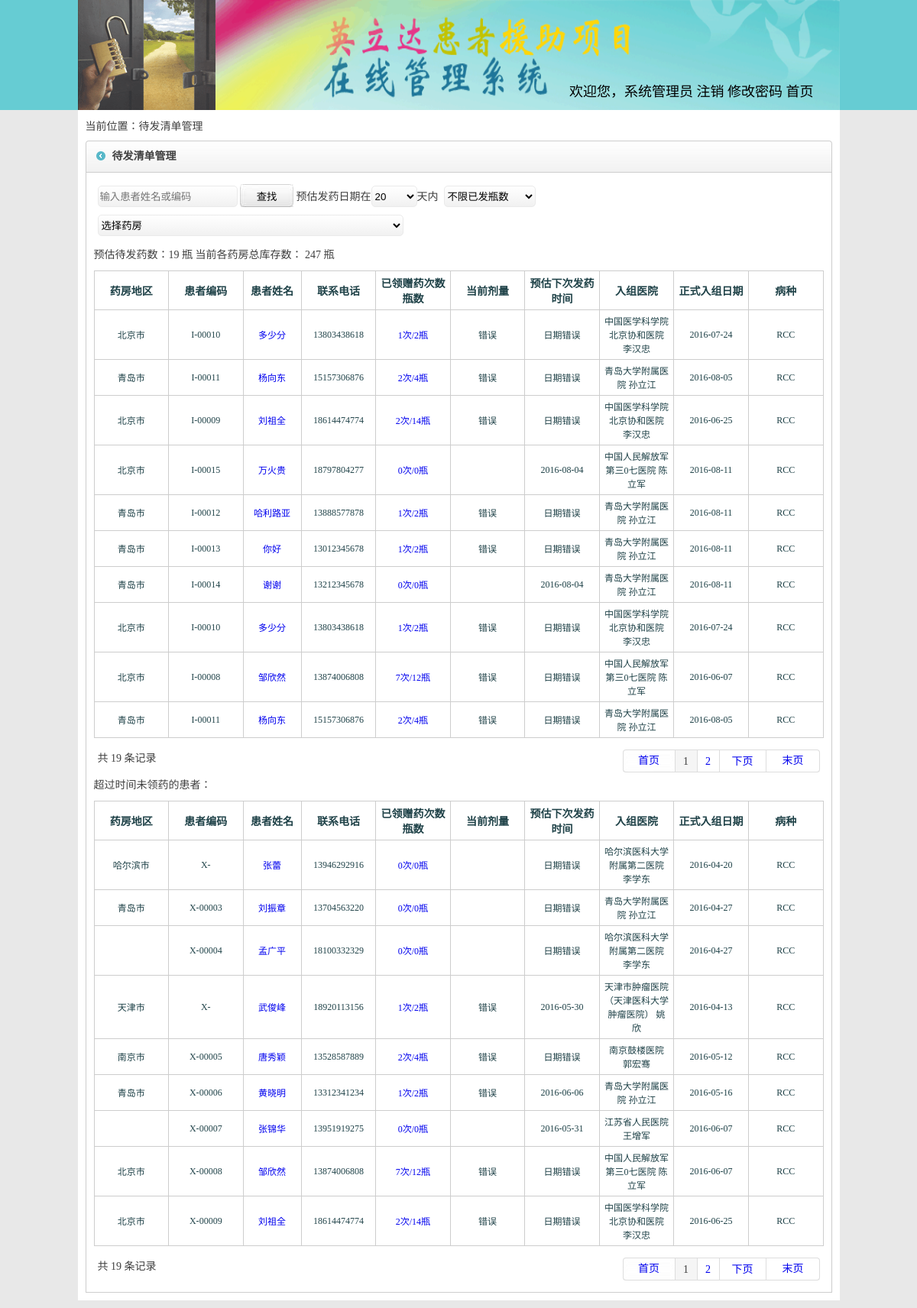
The app's page /cfcdfqdgl.php (signed in) with its own data.
### tables this page shows
CREATE TABLE `xclyrq` (
  `id` int(11) NOT NULL,
  `hzhid` varchar(100) NOT NULL,
  `xclyrq` varchar(100) NOT NULL
);

CREATE TABLE `yf` (
  `id` int(100) NOT NULL,
  `yfmch` varchar(100) NOT NULL,
  `yfdzh` varchar(100) NOT NULL,
  `yfdh` varchar(100) NOT NULL,
  `yfshj` varchar(100) NOT NULL,
  `yfchzh` varchar(100) NOT NULL,
  `yfemail` varchar(100) NOT NULL,
  `shfzt` varchar(100) NOT NULL,
  `bzh` varchar(100) DEFAULT NULL,
  `yfkcrl` varchar(100) NOT NULL,
  `yfsheng` varchar(100) NOT NULL,
  `yfzhdysh` varchar(100) NOT NULL,
  `yfshengjx` varchar(100) NOT NULL,
  `yfyshname` varchar(100) NOT NULL,
  `yfshi` varchar(100) NOT NULL,
  `yfshijx` varchar(100) NOT NULL,
  `yfqu` varchar(100) NOT NULL,
  `yfqujx` varchar(100) NOT NULL,
  `yfzhdyshyzh` varchar(100) NOT NULL,
  `yfshqysh` varchar(100) NOT NULL,
  `yfshqyshyzh` varchar(100) NOT NULL,
  `yfzhdyshxb` varchar(100) NOT NULL,
  `yfshqyshdh` varchar(100) NOT NULL,
  `pxb` varchar(100) DEFAULT NULL,
  `pxrq` varchar(100) DEFAULT NULL,
  `newtime` varchar(100) NOT NULL DEFAULT '' COMMENT '新增时间',
  `bgsj` varchar(255) NOT NULL COMMENT '办公时间',
  `swsj` varchar(255) NOT NULL COMMENT '上午时间',
  `xwsj` varchar(255) NOT NULL COMMENT '下午时间',
  `zhdyshnl` varchar(255) DEFAULT '',
  `yfshqyshnl` varchar(255) DEFAULT '',
  `yfshqyshxb` varchar(255) DEFAULT '',
  `yfshqyshshj` varchar(255) DEFAULT '',
  `yfshqyshemail` varchar(255) DEFAULT '',
  `yfshqyshbarq` varchar(255) DEFAULT ''
);

CREATE TABLE `zyff` (
  `id` int(100) NOT NULL,
  `hzhid` int(100) DEFAULT NULL,
  `lycsh` varchar(100) DEFAULT NULL,
  `lyshl` varchar(100) DEFAULT NULL,
  `fyshl` varchar(100) DEFAULT NULL,
  `fyjl` varchar(100) DEFAULT NULL,
  `fyqshyl` varchar(100) DEFAULT NULL,
  `jhkpshl` varchar(100) DEFAULT NULL,
  `jhshyyyshl` varchar(100) DEFAULT NULL,
  `lyr` varchar(100) DEFAULT NULL,
  `gx` varchar(100) DEFAULT NULL,
  `lyrzhjhm` varchar(100) DEFAULT NULL,
  `rzyy` varchar(100) DEFAULT NULL,
  `zhshrzrq` varchar(100) DEFAULT NULL,
  `ygxcfyrq` varchar(100) DEFAULT NULL,
  `ygshcyyjshrq` varchar(100) DEFAULT NULL,
  `ygbcyykshrq` varchar(100) DEFAULT NULL,
  `bzh` varchar(100) DEFAULT NULL,
  `fyr` varchar(100) DEFAULT NULL,
  `yfmch` varchar(100) DEFAULT NULL,
  `fyrq` varchar(100) DEFAULT NULL,
  `ypph` varchar(100) DEFAULT NULL,
  `jhkpgg` varchar(100) DEFAULT NULL,
  `kpzht` varchar(100) DEFAULT NULL,
  `yyzht` varchar(100) DEFAULT NULL,
  `tshqk` varchar(100) DEFAULT NULL,
  `jlshjch` varchar(100) DEFAULT NULL,
  `kpdbpc` varchar(100) DEFAULT NULL,
  `yydbpc` varchar(100) DEFAULT NULL,
  `shdzhm` varchar(100) DEFAULT NULL,
  `zhjmch` varchar(100) DEFAULT NULL,
  `shouquanid` varchar(100) DEFAULT NULL,
  `hzhbzh` varchar(100) DEFAULT NULL,
  `shfyfp` varchar(100) DEFAULT NULL,
  `zfykpshl` varchar(100) DEFAULT NULL,
  `yyyf` varchar(100) DEFAULT NULL COMMENT '用药用法',
  `zyffzht` varchar(200) DEFAULT NULL,
  `pshu1` varchar(10) DEFAULT NULL,
  `pihao2` varchar(20) DEFAULT NULL,
  `pshu2` varchar(10) DEFAULT NULL
);

CREATE TABLE `yyyshdq` (
  `id` int(100) NOT NULL,
  `sheng` varchar(100) NOT NULL,
  `shengjx` varchar(10) NOT NULL,
  `yymch` varchar(100) NOT NULL,
  `yymchjx` varchar(100) NOT NULL,
  `yyksh` varchar(100) DEFAULT NULL,
  `zhdysh` varchar(100) NOT NULL,
  `zhdyshdh` varchar(100) NOT NULL,
  `zhdyshyzh` varchar(100) NOT NULL,
  `shqysh1` varchar(100) DEFAULT NULL,
  `shqyshyzh1` varchar(100) DEFAULT NULL,
  `shqyshdh1` varchar(100) DEFAULT NULL,
  `shqysh2` varchar(100) DEFAULT NULL,
  `shqyshyzh2` varchar(100) DEFAULT NULL,
  `shqyshdh2` varchar(100) DEFAULT NULL,
  `shqysh3` varchar(100) DEFAULT NULL,
  `shqyshyzh3` varchar(100) DEFAULT NULL,
  `shqyshdh3` varchar(100) DEFAULT NULL,
  `yshpxqsh` varchar(100) NOT NULL,
  `yshpxrq` varchar(100) NOT NULL,
  `yydhz` varchar(100) NOT NULL,
  `yhszht` varchar(100) NOT NULL,
  `yyzhdyf` varchar(100) NOT NULL,
  `shfjshhf` varchar(100) NOT NULL,
  `shi` varchar(100) NOT NULL,
  `shijx` varchar(100) NOT NULL,
  `qu` varchar(100) NOT NULL,
  `qujx` varchar(100) NOT NULL,
  `zhlbzh` varchar(100) DEFAULT NULL,
  `zhdyshdh2` varchar(255) DEFAULT '',
  `zhdyshemail` varchar(255) DEFAULT '',
  `shqyshemail` varchar(255) DEFAULT ''
);

CREATE TABLE `hzh` (
  `id` int(100) NOT NULL,
  `shqid` varchar(100) DEFAULT NULL,
  `hzhid` varchar(100) DEFAULT NULL,
  `shqzht` varchar(100) NOT NULL DEFAULT '录入中' COMMENT '审核状态 -审核,审核通过,代办入组,入组,出组,锁定,解锁,停止申请,拒绝',
  `hzhxm` varchar(100) DEFAULT NULL,
  `zhjlx` varchar(100) DEFAULT NULL,
  `zhjhm` varchar(100) DEFAULT NULL,
  `shqbzh` varchar(100) DEFAULT NULL,
  `shhdchshftg` varchar(100) DEFAULT NULL,
  `shqyy` varchar(100) DEFAULT NULL,
  `shhyj` varchar(100) DEFAULT NULL,
  `rzyy` varchar(100) DEFAULT NULL,
  `zhzhyy` varchar(100) DEFAULT NULL,
  `zhzhzhdysh` varchar(100) DEFAULT NULL,
  `hzhtxdzh` varchar(100) DEFAULT NULL,
  `hzhshj` varchar(100) DEFAULT NULL,
  `dylxrdh` varchar(100) DEFAULT NULL,
  `derlxrdh` varchar(100) DEFAULT NULL,
  `zhdlx` varchar(100) DEFAULT NULL,
  `hzhhj` varchar(100) DEFAULT NULL,
  `hzhjtrk` varchar(100) DEFAULT NULL,
  `jtnshr` varchar(100) DEFAULT NULL,
  `rjshr` varchar(100) DEFAULT NULL,
  `cblx` varchar(100) DEFAULT NULL,
  `cbdqsheng` varchar(100) DEFAULT NULL,
  `jzhlx` varchar(100) DEFAULT NULL,
  `mrchzrq` varchar(100) DEFAULT NULL,
  `jzhyp` varchar(100) DEFAULT NULL,
  `ypgg` varchar(100) DEFAULT NULL,
  `ypyl` varchar(100) DEFAULT NULL,
  `shcyyshj` varchar(100) DEFAULT NULL,
  `xmshqbtxrq` varchar(100) DEFAULT NULL,
  `chcshhrq` varchar(100) DEFAULT NULL,
  `dbrzshxshj` varchar(100) DEFAULT NULL,
  `zhshrzshj` varchar(100) DEFAULT NULL,
  `ygshcyyrq` varchar(100) DEFAULT NULL,
  `lyyf` varchar(100) DEFAULT NULL,
  `hzhxb` varchar(100) DEFAULT '',
  `hzhchshrq` varchar(100) DEFAULT NULL,
  `cbdqshi` varchar(100) DEFAULT NULL,
  `cbdqqu` varchar(100) DEFAULT NULL,
  `hzhchzrq` varchar(100) DEFAULT NULL,
  `hzhchzyy` varchar(100) DEFAULT NULL,
  `djrq` varchar(100) DEFAULT NULL,
  `djr` varchar(100) DEFAULT NULL,
  `wshshq` varchar(100) DEFAULT NULL,
  `shhxcl` varchar(100) DEFAULT NULL,
  `jjrq` varchar(100) DEFAULT NULL,
  `tzhrq` varchar(100) DEFAULT NULL,
  `jjxxshm` text,
  `erqshq` varchar(100) DEFAULT NULL,
  `dslxrdh` varchar(100) DEFAULT NULL,
  `hzhnshr` varchar(100) DEFAULT NULL,
  `yxyaoname` varchar(100) DEFAULT '' COMMENT '一线药品名称',
  `chiguonum` varchar(100) DEFAULT '' COMMENT '服用过的药量',
  `ruzhunum` varchar(100) DEFAULT '' COMMENT '入组编码',
  `shfs` varchar(100) DEFAULT '' COMMENT '协管员审核方式',
  `bikaos` varchar(100) DEFAULT '' COMMENT '协管员未答复或延迟答复的原因',
  `shenhetime` varchar(100) DEFAULT '' COMMENT '协管员核实时间',
  `dylxrxm` varchar(100) DEFAULT NULL,
  `dylxrgx` varchar(100) DEFAULT NULL,
  `derlxrxm` varchar(100) DEFAULT NULL,
  `derlxrgx` varchar(100) DEFAULT NULL,
  `dslxrxm` varchar(100) DEFAULT NULL,
  `dslxrgx` varchar(100) DEFAULT NULL
);

### cfcdfqdgl.php (the view, shortened to what the rows shown need)
<?php session_start();
$pagesize=10;
include('spap_head.php');
?>
  <div class="main"><?php ?>
    <div class="insmain">
      <div class="inwrap flt top">
        <div class="incontact w955 flt">
          <table width="100%" border="0" cellpadding="5" cellspacing="1" bgcolor="#cdcdcd">
<?php
  $sql = "select * from `hzh` a LEFT JOIN `xclyrq` b on a.`id`=b.`hzhid` where a.`shqzht`='入组' and b.`xclyrq`>='".date('Y-m-d',strtotime('-1 month',strtotime(date('Y-m-d'))))."'";
  $sql .= " order by b.`xclyrq` ASC limit $page $pagesize ";
  $Query_ID = mysql_query($sql);
  while($Record = mysql_fetch_array($Query_ID)){
  $hzhygshcyyshj=$Record[35];
  $hzhshqypgg=$Record[28];
$lynumq=mysql_query("SELECT * FROM `zyff` where  `tshqk`='0' and `hzhid`='".$Record[0]."'");
$lynum = mysql_num_rows($lynumq);
?>
        <tr style="color:#1f4248; font-size:12px;">
            <td align="center" bgcolor="#FFFFFF"><?php
      $yfsql = "select `yfsheng`,`yfshi` from `yf` where `yfmch`='".$Record[36]."'";
      $hzhlyyf='';
      $yfQuery_ID = mysql_query($yfsql);
      while($yfRecord = mysql_fetch_array($yfQuery_ID)){
      if($yfRecord[1]!=''){ $hzhlyyf=$yfRecord[1];}else{$hzhlyyf=$yfRecord[0];}
      }
      echo $hzhlyyf;
            ?></td>
            <td align="center" bgcolor="#FFFFFF">I-<?php echo $Record[2];?></td>
            <td align="center" bgcolor="#FFFFFF"><a href="shqxq.php?id=<?php echo $Record[0];?>"><?php echo $Record[4];?></a></td>
            <td align="center" bgcolor="#FFFFFF"><?php echo $Record[15];?></td>
            <td align="center" bgcolor="#FFFFFF"><a href="cfcfyxx.php?id=<?php echo $Record[0];?>"><?php
            echo $lynum;?>次/<?php
$lyshlnumq=mysql_query("SELECT SUM(fyshl) FROM `zyff` where `tshqk`='0' and `hzhid`='".$Record[0]."'");
  while($lyshlnum = mysql_fetch_array($lyshlnumq)){if($lyshlnum[0]!=""){echo $lyshlnum[0];}else{echo "0";}}
            ?>瓶</a></td>
            <td align="center" bgcolor="#FFFFFF"><?php
            if($lynum>0){
$hzhlyjlsql="SELECT yyyf FROM `zyff` where `tshqk`='0' and `hzhid`='".$Record[0]."' order by `id` desc limit 1";
$hzhlyjlq=mysql_query($hzhlyjlsql);
  while($hzhlyjl = mysql_fetch_array($hzhlyjlq)){
    if($hzhlyjl[0]==""){echo "错误";}else{echo $hzhlyjl[0];}
  }
            }else{
              echo $hzhshqypgg;
            }
            ?></td>
            <td align="center" bgcolor="#FFFFFF"><?php
if($lynum=="0"){
  if($hzhygshcyyshj!=""){echo date('Y-m-d',strtotime('-7 day',strtotime($hzhygshcyyshj)));
  }else{echo "日期错误";}
}
else if($lynum>"0"){
  $ygxcfyrqq=mysql_query("SELECT ygxcfyrq FROM `zyff` where `tshqk`='0' and `hzhid`='".$Record[0]."' order by id DESC limit 0,1");
  while($ygxcfyrq = mysql_fetch_array($ygxcfyrqq)){
  $ygxcfyrqshj=$ygxcfyrq[0];
  }
  if($ygxcfyrqshj!=""){
  echo $ygxcfyrqshj;
  }else {echo "日期错误";}
}
            ?></td>
            <td align="center" bgcolor="#FFFFFF"><?php
            if($Record[12]!=''){
            $hzhdqyy=$Record[12];
            }else if($Record[11]!=''){
            $hzhdqyy=$Record[11];
            }else{
            $hzhdqyy=$Record[9];
            }
      $yysql = "select sheng,shi,qu,yymch,zhdysh,zhdyshyzh,shqysh1,shqysh2,shqysh3 from `yyyshdq` where id='".$hzhdqyy."'";
      $hzhdqyy='';
      $yyQuery_ID = mysql_query($yysql);
      while($yyRecord = mysql_fetch_array($yyQuery_ID)){
      $shqyshshl=0;
      if($yyRecord[6]!=''){$shqyshshl++;}
      if($shqyshshl==0){$shqyshshl="";}else{$shqyshshl=",".$shqyshshl;}
        echo "<a onclick=\"qzyzh(".$yyRecord[5].$shqyshshl.")\">".$yyRecord[3]." ".$yyRecord[4]."</a><input type='hidden' name='zhdysh".$yyRecord[5]."' id='zhdysh".$yyRecord[5]."' value='".$yyRecord[4]."'><input type='hidden' name='shqysh".$yyRecord[5]."' id='shqysh".$yyRecord[5]."' value='".$yyRecord[6]." ".$yyRecord[7]." ".$yyRecord[8]."'>";
      }
            ?></a></td>
            <td style="text-align: center" bgcolor="#FFFFFF"><?php echo $Record[34];?></td>
            <td align="center" bgcolor="#FFFFFF"><?php echo $Record[7];?></td>
        </tr>
<?php
  }
?>
          </table>
          <table width="100%" border="0" cellpadding="5" cellspacing="1" bgcolor="#cdcdcd">
<?php
  $sql = "select a.* from `hzh` a LEFT JOIN `xclyrq` b on a.`id`=b.`hzhid` where a.`shqzht`='入组' and b.`xclyrq`<'".date('Y-m-d',strtotime('-1 month',strtotime(date('Y-m-d'))))."'";
  $sql .= " GROUP BY a.`id` order by b.`xclyrq` ASC limit $page $pagesize ";
  $Query_ID = mysql_query($sql);
  while($Record = mysql_fetch_array($Query_ID)){
  $hzhygshcyyshj=$Record[35];
  $hzhshqypgg=$Record[28];
$lynumq=mysql_query("SELECT * FROM `zyff` where  `tshqk`='0' and `hzhid`='".$Record[0]."'");
$lynum = mysql_num_rows($lynumq);
?>
        <tr style="color:#1f4248; font-size:12px;">
            <td align="center" bgcolor="#FFFFFF"><?php
      $yfsql = "select `yfsheng`,`yfshi` from `yf` where `yfmch`='".$Record[36]."'";
      $hzhlyyf='';
      $yfQuery_ID = mysql_query($yfsql);
      while($yfRecord = mysql_fetch_array($yfQuery_ID)){
      if($yfRecord[1]!=''){ $hzhlyyf=$yfRecord[1];}else{$hzhlyyf=$yfRecord[0];}
      }
      echo $hzhlyyf;
            ?></td>
            <td align="center" bgcolor="#FFFFFF">X-<?php echo $Record[2];?></td>
            <td align="center" bgcolor="#FFFFFF"><a href="shqxq.php?id=<?php echo $Record[0];?>"><?php echo $Record[4];?></a></td>
            <td align="center" bgcolor="#FFFFFF"><?php echo $Record[15];?></td>
            <td align="center" bgcolor="#FFFFFF"><a href="cfcfyxx.php?id=<?php echo $Record[0];?>"><?php
            echo $lynum;?>次/<?php
$lyshlnumq=mysql_query("SELECT SUM(fyshl) FROM `zyff` where `tshqk`='0' and `hzhid`='".$Record[0]."'");
  while($lyshlnum = mysql_fetch_array($lyshlnumq)){if($lyshlnum[0]!=""){echo $lyshlnum[0];}else{echo "0";}}
            ?>瓶</a></td>
            <td align="center" bgcolor="#FFFFFF"><?php
            if($lynum>0){
$hzhlyjlsql="SELECT yyyf FROM `zyff` where `tshqk`='0' and `hzhid`='".$Record[0]."' order by `id` desc limit 1";
$hzhlyjlq=mysql_query($hzhlyjlsql);
  while($hzhlyjl = mysql_fetch_array($hzhlyjlq)){
    if($hzhlyjl[0]==""){echo "错误";}else{echo $hzhlyjl[0];}
  }
            }else{
              echo $hzhshqypgg;
            }
            ?></td>
            <td align="center" bgcolor="#FFFFFF"><?php
if($lynum=="0"){
  if($hzhygshcyyshj!=""){echo date('Y-m-d',strtotime('-7 day',strtotime($hzhygshcyyshj)));
  }else{echo "日期错误";}
}
else if($lynum>"0"){
  $ygxcfyrqq=mysql_query("SELECT ygxcfyrq FROM `zyff` where `tshqk`='0' and `hzhid`='".$Record[0]."' order by id DESC limit 0,1");
  while($ygxcfyrq = mysql_fetch_array($ygxcfyrqq)){
  $ygxcfyrqshj=$ygxcfyrq[0];
  }
  if($ygxcfyrqshj!=""){
  echo $ygxcfyrqshj;
  }else {echo "日期错误";}
}
            ?></td>
            <td align="center" bgcolor="#FFFFFF"><?php
            if($Record[12]!=''){
            $hzhdqyy=$Record[12];
            }else if($Record[11]!=''){
            $hzhdqyy=$Record[11];
            }else{
            $hzhdqyy=$Record[9];
            }
      $yysql = "select sheng,shi,qu,yymch,zhdysh,zhdyshyzh,shqysh1,shqysh2,shqysh3 from `yyyshdq` where id='".$hzhdqyy."'";
      $hzhdqyy='';
      $yyQuery_ID = mysql_query($yysql);
      while($yyRecord = mysql_fetch_array($yyQuery_ID)){
      $shqyshshl=0;
      if($yyRecord[6]!=''){$shqyshshl++;}
      if($shqyshshl==0){$shqyshshl="";}else{$shqyshshl=",".$shqyshshl;}
        echo "<a onclick=\"qzyzh(".$yyRecord[5].$shqyshshl.")\">".$yyRecord[3]." ".$yyRecord[4]."</a><input type='hidden' name='zhdysh".$yyRecord[5]."' id='zhdysh".$yyRecord[5]."' value='".$yyRecord[4]."'><input type='hidden' name='shqysh".$yyRecord[5]."' id='shqysh".$yyRecord[5]."' value='".$yyRecord[6]." ".$yyRecord[7]." ".$yyRecord[8]."'>";
      }
            ?></a></td>
            <td style="text-align: center" bgcolor="#FFFFFF"><?php echo $Record[34];?></td>
            <td align="center" bgcolor="#FFFFFF"><?php echo $Record[7];?></td>
        </tr>
<?php
  }
?>
          </table>
        </div>
      </div>
    </div>
  </div><?php ?>
</div><?php ?>
</body>
</html>

### records on screen
xclyrq: yf.yfshi "北京市", Record "00010", Record "多少分", Record "13803438618", lynum "1", lyshlnum "2", shows "日期错误", Record "2016-07-24", Record "RCC"
zyff: shows "错误"
yyyshdq: yymch "中国医学科学院北京协和医院", zhdysh "李汉忠"
xclyrq: yf.yfshi "青岛市", Record "00011", Record "杨向东", Record "15157306876", lynum "2", lyshlnum "4", shows "日期错误", Record "2016-08-05", Record "RCC"
yyyshdq: yymch "青岛大学附属医院", zhdysh "孙立江"
xclyrq: yf.yfshi "北京市", Record "00009", Record "刘祖全", Record "18614474774", lynum "2", lyshlnum "14", shows "日期错误", Record "2016-06-25", Record "RCC"
xclyrq: yf.yfshi "北京市", Record "00015", Record "万火贵", Record "18797804277", lynum "0", hzhid.ygshcyyrq "2016-08-04", Record "2016-08-11", Record "RCC"
yyyshdq: yymch "中国人民解放军第三0七医院", zhdysh "陈立军"
xclyrq: yf.yfshi "青岛市", Record "00012", Record "哈利路亚", Record "13888577878", lynum "1", lyshlnum "2", shows "日期错误", Record "2016-08-11", Record "RCC"
zyff: shows "错误"
xclyrq: yf.yfshi "青岛市", Record "00013", Record "你好", Record "13012345678", lynum "1", lyshlnum "2", shows "日期错误", Record "2016-08-11", Record "RCC"
zyff: shows "错误"
xclyrq: yf.yfshi "青岛市", Record "00014", Record "谢谢", Record "13212345678", lynum "0", hzhid.ygshcyyrq "2016-08-04", Record "2016-08-11", Record "RCC"
xclyrq: yf.yfshi "北京市", Record "00010", Record "多少分", Record "13803438618", lynum "1", lyshlnum "2", shows "日期错误", Record "2016-07-24", Record "RCC"
xclyrq: yf.yfshi "北京市", Record "00008", Record "邹欣然", Record "13874006808", lynum "7", lyshlnum "12", shows "日期错误", Record "2016-06-07", Record "RCC"
xclyrq: yf.yfshi "青岛市", Record "00011", Record "杨向东", Record "15157306876", lynum "2", lyshlnum "4", shows "日期错误", Record "2016-08-05", Record "RCC"
hzh: yf.yfshi "哈尔滨市", Record "张蕾", Record "13946292916", lynum "0", ygshcyyrq "日期错误", Record "2016-04-20", Record "RCC"
yyyshdq: yymch "哈尔滨医科大学附属第二医院", zhdysh "李学东"
hzh: yf.yfshi "青岛市", Record "00003", Record "刘振章", Record "13704563220", lynum "0", ygshcyyrq "日期错误", Record "2016-04-27", Record "RCC"
hzh: hzhid "00004", hzhxm "孟广平", hzhshj "18100332329", lynum "0", ygshcyyrq "日期错误", Record "2016-04-27", Record "RCC"
hzh: yf.yfshi "天津市", Record "武俊峰", Record "18920113156", lynum "1", lyshlnum "2", ygxcfyrqshj "2016-05-30", Record "2016-04-13", Record "RCC"
zyff: shows "错误"
yyyshdq: yymch "天津市肿瘤医院（天津医科大学肿瘤医院）", zhdysh "姚欣"
hzh: yf.yfshi "南京市", Record "00005", Record "唐秀颖", Record "13528587889", lynum "2", lyshlnum "4", shows "日期错误", Record "2016-05-12", Record "RCC"
yyyshdq: yymch "南京鼓楼医院", zhdysh "郭宏骞"
hzh: yf.yfshi "青岛市", Record "00006", Record "黄晓明", Record "13312341234", lynum "1", lyshlnum "2", ygxcfyrqshj "2016-06-06", Record "2016-05-16", Record "RCC"
zyff: shows "错误"
hzh: hzhid "00007", hzhxm "张锦华", hzhshj "13951919275", lynum "0", ygshcyyrq "2016-05-31", Record "2016-06-07", Record "RCC"
yyyshdq: yymch "江苏省人民医院", zhdysh "王增军"
hzh: yf.yfshi "北京市", Record "00008", Record "邹欣然", Record "13874006808", lynum "7", lyshlnum "12", shows "日期错误", Record "2016-06-07", Record "RCC"
hzh: yf.yfshi "北京市", Record "00009", Record "刘祖全", Record "18614474774", lynum "2", lyshlnum "14", shows "日期错误", Record "2016-06-25", Record "RCC"

### other values on screen
$_SESSION[yhname] "系统管理员"
$html_title "待发清单管理"
$num "19"
$kcshshd1-$kcshfy1 "247"
$num "19 19"
form field Day "20"
